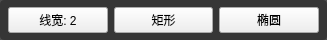
<?xml version="1.0" encoding="UTF-8"?>
<ui version="4.0">
 <class>LSnapDrawPanel</class>
 <widget class="QFrame" name="LSnapDrawPanel">
  <property name="geometry">
   <rect>
    <x>0</x>
    <y>0</y>
    <width>327</width>
    <height>40</height>
   </rect>
  </property>
  <property name="windowTitle">
   <string>Draw Panel</string>
  </property>
  <property name="styleSheet">
   <string>QFrame { background-color: rgba(50,50,50,220); border-radius: 4px; }</string>
  </property>
  <layout class="QHBoxLayout" name="horizontalLayout">
   <property name="spacing">
    <number>6</number>
   </property>
   <property name="leftMargin">
    <number>8</number>
   </property>
   <property name="topMargin">
    <number>4</number>
   </property>
   <property name="rightMargin">
    <number>8</number>
   </property>
   <property name="bottomMargin">
    <number>4</number>
   </property>
   <item>
    <widget class="QPushButton" name="lineWidthBtn">
     <property name="text">
      <string>线宽: 2</string>
     </property>
    </widget>
   </item>
   <item>
    <widget class="QPushButton" name="rectBtn">
     <property name="text">
      <string>矩形</string>
     </property>
    </widget>
   </item>
   <item>
    <widget class="QPushButton" name="ellipseBtn">
     <property name="text">
      <string>椭圆</string>
     </property>
    </widget>
   </item>
  </layout>
 </widget>
 <resources/>
 <connections/>
</ui>
